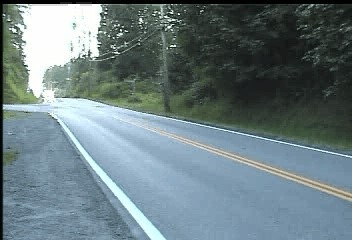
%> input picture MATLAB优化算法案例分析与应用（进阶篇）1-10章程序下载/第2章/1.jpg, 352 x 240 px
$ octave ysw2_3.m   (GNU Octave 9; MATLAB toolbox functions it lacks are replaced by stand-ins)
%> lines starting %> are read from the running program, lines starting %| are printed output that depends on the picture; in (x1, y1, x2, y2) boxes, pixels count from 0 and x2, y2 are one past the last pixel; in counts of white or black regions, pixels touching at a corner belong together; the program's own positions count from 1
clc,clear,close all
warning off
im1 = imread('1.jpg');  im1 = im2double(im1);
%> further down, im1 is the input picture: size 240x352x3 uint8; mean R, G, B 107.3, 124.7, 129
im2 = imread('30.jpg'); im2 = im2double(im2);
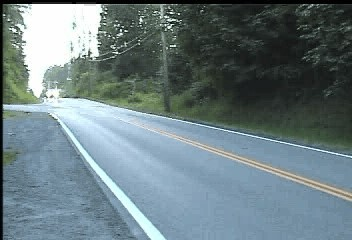
%> input picture MATLAB优化算法案例分析与应用（进阶篇）1-10章程序下载/第2章/30.jpg, 352 x 240 px
%> further down, im2 is the input picture: size 240x352x3 uint8; mean R, G, B 107.2, 124.6, 128.9
im3 = imread('60.jpg'); im3 = im2double(im3);
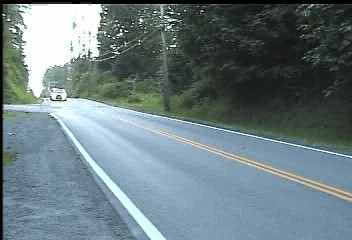
%> input picture MATLAB优化算法案例分析与应用（进阶篇）1-10章程序下载/第2章/60.jpg, 352 x 240 px
%> further down, im3 is the input picture: size 240x352x3 uint8; mean R, G, B 107, 124.3, 128.8
im4 = imread('80.jpg'); im4 = im2double(im4);
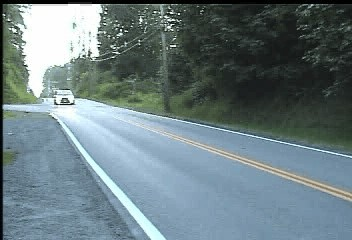
%> input picture MATLAB优化算法案例分析与应用（进阶篇）1-10章程序下载/第2章/80.jpg, 352 x 240 px
%> further down, im4 is the input picture: size 240x352x3 uint8; mean R, G, B 106.7, 124.2, 128.5
im6 = imread('145.jpg'); % im6 = im2double(im6);
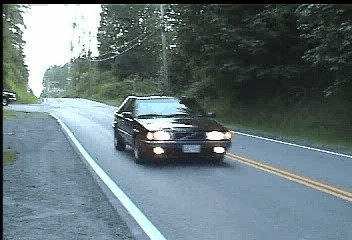
%> input picture MATLAB优化算法案例分析与应用（进阶篇）1-10章程序下载/第2章/145.jpg, 352 x 240 px
%> im6 is the input picture: size 240x352x3 uint8; mean R, G, B 103.1, 119.1, 123.3
T = 20;
im5 = (im1+im2+im3+im4)/4;  im5 = im2uint8(im5);
im1 = im2uint8(im1);   im2 = im2uint8(im2);
im3 = im2uint8(im3);   im4 = im2uint8(im4);
im15 = im1-im5; im15 = im15(:,:,1) > T;
%> after `im15 = im15(:,:,1) > T`:
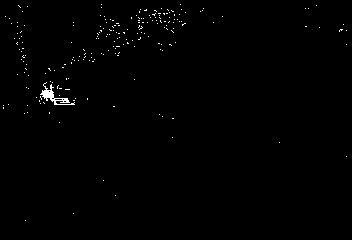
%> im15: size 240x352 logical; 0.64% white in thin lines or dots, all inside (x1, y1, x2, y2) = (3, 4, 347, 221)
figure,imshow(im15,[])
im25 = im2-im5; im25 = im25(:,:,1) > T;
%> after `im25 = im25(:,:,1) > T`: im25: size 240x352 logical; 0.69% white in thin lines or dots, all inside (x1, y1, x2, y2) = (3, 2, 329, 198)
figure,imshow(im25,[])
im35 = im3-im5; im35 = im35(:,:,1) > T;
%> after `im35 = im35(:,:,1) > T`: im35: size 240x352 logical; 0.47% white in thin lines or dots, all inside (x1, y1, x2, y2) = (2, 4, 312, 189)
figure,imshow(im35,[])
im45 = im4-im5; im45 = im45(:,:,1) > T;
%> after `im45 = im45(:,:,1) > T`:
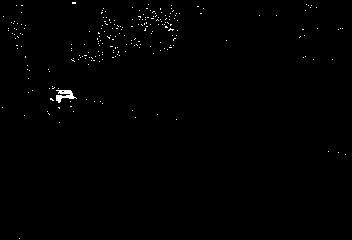
%> im45: size 240x352 logical; 0.55% white in thin lines or dots
figure,imshow(im45,[])
im65 = im6-im5; im65 = im65(:,:,1) > T;
%> after `im65 = im65(:,:,1) > T`:
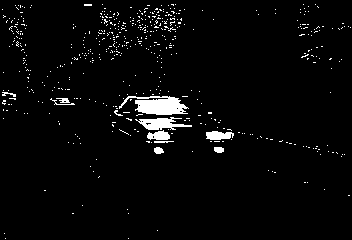
%> im65: size 240x352 logical; 3.4% white; 535 white regions (524 under 20 px), largest, box (x1, y1, x2, y2) and area: (119, 96, 189, 115) 806, (135, 117, 192, 130) 392, (206, 131, 234, 140) 194
figure,imshow(im65,[])
